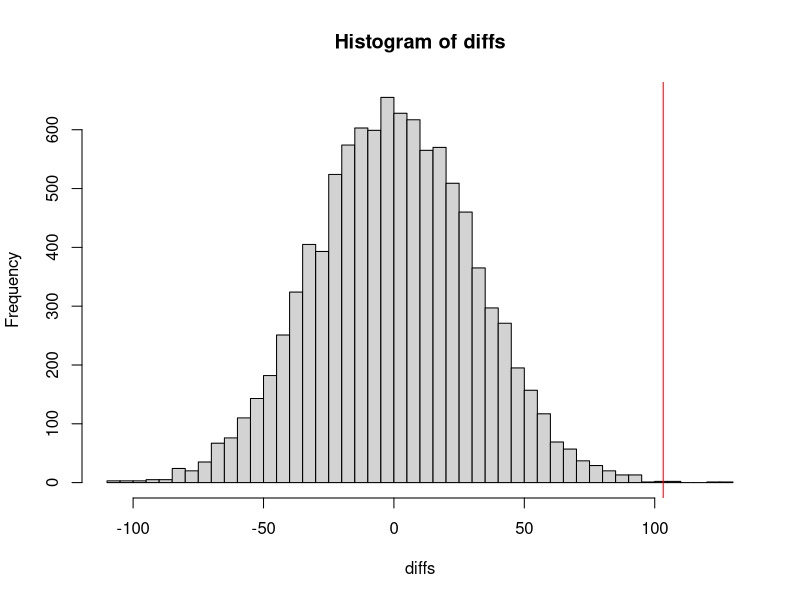
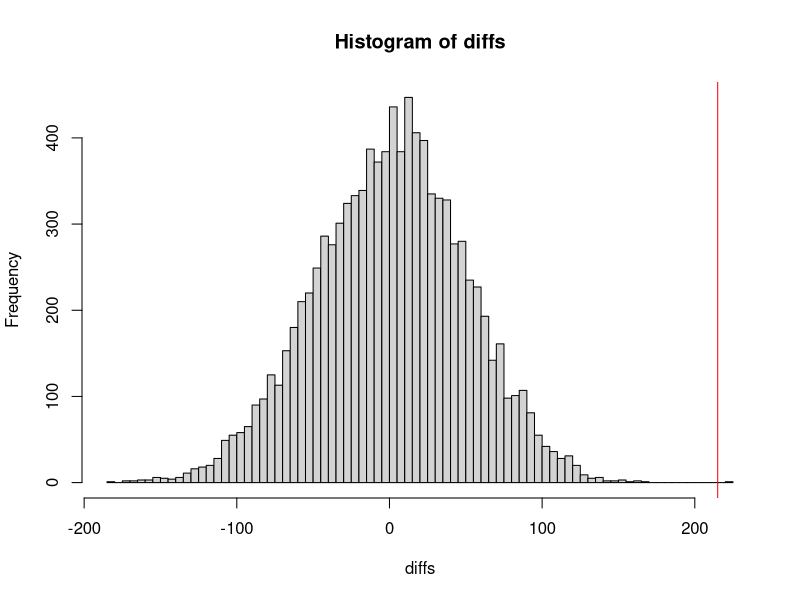

Generate these figures, in order, with R:
# setwd("Homeworks/Week2")
rm(list = ls()) # cleanup

NC <- read.csv("lib/NCBirths2004_.csv");

# Testing difference between mean weight is significant
MaleAvg <- mean(NC$Weight[which(NC$Gender == "Male")])
FemaleAvg <- mean(NC$Weight[which(NC$Gender == "Female")])
observed <- MaleAvg - FemaleAvg; observed # Males are 103.26 ounces heavier

# permutation test
N <- 10000
diffs <- numeric(N)
for (i in 1:N){
  Gender <- sample(NC$Gender)   # permuted gender column
  MaleAvg <- mean(NC$Weight[which(Gender=="Male")])
  FemaleAvg <- mean(NC$Weight[which(Gender=="Female")])
  diffs[i] <- MaleAvg - FemaleAvg
}

mean(diffs)
hist(diffs, breaks = "FD")
abline(v = observed, col = "red")
pvalue <- (sum(diffs >= observed)+1)/(N+1); pvalue # small number

# Testing significance of tobacco with birth weight
NoTobaccoAvg <- mean(NC$Weight[which(NC$Tobacco == "No")])
TobaccoAvg <- mean(NC$Weight[which(NC$Tobacco == "Yes")])
observed <- NoTobaccoAvg - TobaccoAvg; observed # 215.0021 ounces heavier without tobacco

# permutation test
N <- 10000
diffs <- numeric(N)
for (i in 1:N){
  Tobacco <- sample(NC$Tobacco)   # permuted Tobacco column
  NoTobaccoAvg <- mean(NC$Weight[which(Tobacco=="No")])
  TobaccoAvg <- mean(NC$Weight[which(Tobacco=="Yes")])
  diffs[i] <- NoTobaccoAvg - TobaccoAvg
}

mean(diffs)
hist(diffs, breaks = "FD")
abline(v = observed, col = "red")
pvalue <- (sum(diffs >= observed)+1)/(N+1); pvalue # small number